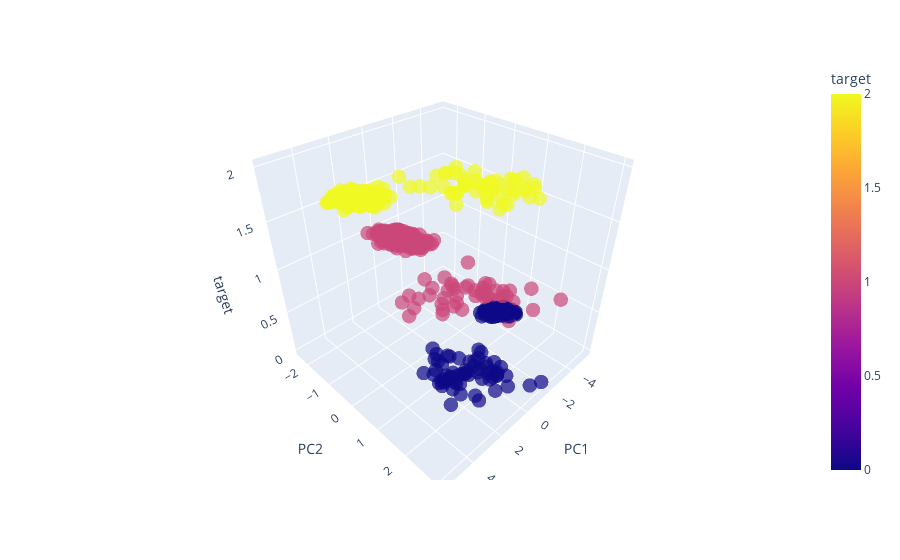

This figure's notebook cell:
### Markdown cell above
# PCA

### Code cell
from sklearn.decomposition import PCA
from sklearn.linear_model import LinearRegression
from sklearn.metrics import r2_score

pca = PCA(n_components=0.95)   # preserve  95% of the variance in feture
X_train_pca = pca.fit_transform(X_train_scaled)
X_test_pca = pca.transform(X_test_scaled)
print(f'{pca.n_components_} Number of feature that preserve 95% of the variance out of {df.shape[1]} columns.')


# select only 3 columns out of 21 columns
pca_1 = PCA(n_components=2)
X_train_1 = pca_1.fit_transform(X_train_scaled)
X_test_1 = pca_1.transform(X_test_scaled)

# make dataframe
pca_columns = [f'PC{i+1}' for i in range(X_train_1.shape[1])]

df_train_pca = pd.DataFrame(X_train_1, columns=pca_columns, index=X_train.index)
df_test_pca = pd.DataFrame(X_test_1, columns=pca_columns, index=X_test.index)
df_train_pca.head()

df_train_pca['target'] = y_train.values
df_test_pca['target'] = y_test.values

# visualization
import plotly.express as px

fig = px.scatter_3d(
    df_train_pca, 
    x='PC1',
    y = 'PC2',
    z = 'target',
    color='target',
    
    opacity=0.7
)

fig.update_traces(marker=dict(size=5))
plt.tight_layout()
fig.show()

lr = LinearRegression()
# checking the r2 score of occupy 95% of the variance feature 
lr.fit(X_train_pca, y_train)
y_pred_pca_1 = lr.predict(X_test_pca)

print(f'R2 score of 95% reserve variance feature: ', r2_score(y_test, y_pred_pca_1))

# checking the r2 score of 3 features only
lr.fit(X_train_1, y_train)

y_pred_pca = lr.predict(X_test_1)

print('R2 score of 3 feature out of 21: ', r2_score(y_test,y_pred_pca))

### Figure 1 — Plotly figure (JSON) as saved in the notebook; plotly's stock layout.template omitted (floating-point values rounded to 4 significant figures; data arrays with more than 128 entries replaced by an {"elided": "..."} marker saying what was removed)
{"data": [{"hovertemplate": "PC1=%{x}<br>PC2=%{y}<br>target=%{marker.color}<extra></extra>", "legendgroup": "", "marker": {"color": {"elided": "880 int values"}, "coloraxis": "coloraxis", "opacity": 0.7, "size": 5, "symbol": "circle"}, "mode": "markers", "name": "", "scene": "scene", "showlegend": false, "type": "scatter3d", "x": {"elided": "880 float values"}, "y": {"elided": "880 float values"}, "z": {"elided": "880 int values"}}], "layout": {"coloraxis": {"colorbar": {"title": {"text": "target"}}, "colorscale": [[0, "#0d0887"], [0.1111, "#46039f"], [0.2222, "#7201a8"], [0.3333, "#9c179e"], [0.4444, "#bd3786"], [0.5556, "#d8576b"], [0.6667, "#ed7953"], [0.7778, "#fb9f3a"], [0.8889, "#fdca26"], [1, "#f0f921"]]}, "legend": {"tracegroupgap": 0}, "margin": {"t": 60}, "scene": {"domain": {"x": [0, 1], "y": [0, 1]}, "xaxis": {"title": {"text": "PC1"}}, "yaxis": {"title": {"text": "PC2"}}, "zaxis": {"title": {"text": "target"}}}}}
